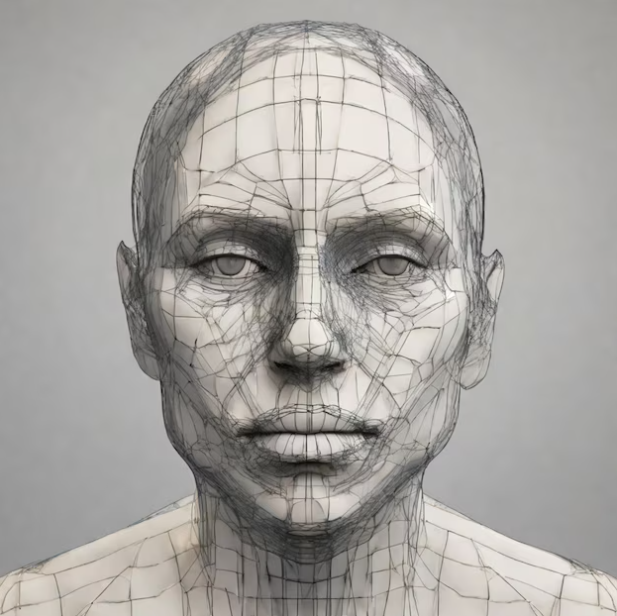
#> input picture assets/rosto3d.png, 617 x 616 px
$ python face_mask_detector.py --mask ../assets/rosto3d.png --image ../assets/eyes.png
#> lines starting #> are read from the running program, lines starting #| are printed output that depends on the picture; after the words box and inside, x2 and y2 are one past the last pixel; in counts of white or black regions, pixels touching at a corner belong together
from __future__ import print_function
import cv2 as cv
import numpy as np
import argparse
import os

class InteractiveFaceMask:
    def __init__(self, mask_image_path='rosto3dmask.jpg'):
        # Carregar cascatas do OpenCV
#> called with mask_image_path = '../assets/rosto3d.png'
        self.face_cascade = cv.CascadeClassifier()
        self.eyes_cascade = cv.CascadeClassifier()
        self.smile_cascade = cv.CascadeClassifier()

        # Tentar carregar cascatas do OpenCV
        face_cascade_path = cv.data.haarcascades + 'haarcascade_frontalface_alt.xml'
        eyes_cascade_path = cv.data.haarcascades + 'haarcascade_eye_tree_eyeglasses.xml'
        smile_cascade_path = cv.data.haarcascades + 'haarcascade_smile.xml'

        if not self.face_cascade.load(face_cascade_path):
            print('--(!)Erro ao carregar cascade de face')
            exit(0)
        if not self.eyes_cascade.load(eyes_cascade_path):
            print('--(!)Erro ao carregar cascade de olhos')
            exit(0)
        if not self.smile_cascade.load(smile_cascade_path):
            print('--(!)Erro ao carregar cascade de sorriso')
            exit(0)

        # Carregar imagem da máscara
        self.mask_image = None
        if os.path.exists(mask_image_path):
            self.mask_image = cv.imread(mask_image_path, cv.IMREAD_UNCHANGED)
#> self.mask_image is the input picture: shape (616, 617, 4); mean B, G, R, A 160.9, 164.5, 167.2, 255
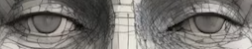
#> input picture assets/eyes.png, 252 x 49 px
#> in process_static_image, frame is the input picture: shape (49, 252, 3); mean B, G, R 112.5, 116, 119
            print(f"Máscara carregada: {mask_image_path}")
        else:
            print(f"Aviso: Imagem da máscara não encontrada: {mask_image_path}")

        # Configurações
        self.show_detection_info = True
        self.apply_mask = True
        self.mask_opacity = 0.7

    # [38 lines left out: functions resize_mask_to_face, apply_mask_to_face, not called in this run]

    def detect_and_display(self, frame):
        """Detecta faces, olhos e sorrisos no frame"""
        frame_gray = cv.cvtColor(frame, cv.COLOR_BGR2GRAY)
        frame_gray = cv.equalizeHist(frame_gray)
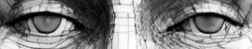
#> frame_gray: shape (49, 252); min 0, max 255, mean 128.3

        # Criar cópia do frame original para mostrar lado a lado
        original_frame = frame.copy()
        masked_frame = frame.copy()

        # Detectar faces
        faces = self.face_cascade.detectMultiScale(frame_gray, 1.1, 3, 0, (30, 30))
#> faces = ()

        for (x, y, w, h) in faces:
            # Centro do rosto
            center = (x + w//2, y + h//2)

            # Aplicar máscara no frame da direita
            if self.apply_mask and self.mask_image is not None:
                masked_frame = self.apply_mask_to_face(masked_frame, self.mask_image, x, y, w, h)

            # Desenhar detecções no frame original (esquerda)
            if self.show_detection_info:
                original_frame = cv.ellipse(original_frame, center, (w//2, h//2), 0, 0, 360, (255, 0, 255), 2)

                # Adicionar texto com info do rosto
                cv.putText(original_frame, f'Face {w}x{h}', (x, y-10),
                          cv.FONT_HERSHEY_SIMPLEX, 0.6, (255, 0, 255), 2)

            # ROI para detectar características faciais
            faceROI = frame_gray[y:y+h, x:x+w]
            roi_color_original = original_frame[y:y+h, x:x+w]

            # Detectar sorrisos
            smiles = self.smile_cascade.detectMultiScale(faceROI, 1.8, 20)
            for (sx, sy, sw, sh) in smiles:
                if self.show_detection_info:
                    cv.rectangle(roi_color_original, (sx, sy), (sx + sw, sy + sh), (0, 255, 0), 2)
                    cv.putText(original_frame, 'SORRINDO', (x + sx, y + sy - 10),
                              cv.FONT_HERSHEY_SIMPLEX, 0.5, (0, 255, 0), 2)

            # Detectar olhos
            eyes = self.eyes_cascade.detectMultiScale(faceROI)
            for (x2, y2, w2, h2) in eyes:
                eye_center = (x + x2 + w2//2, y + y2 + h2//2)
                radius = int(round((w2 + h2) * 0.25))

                if self.show_detection_info:
                    original_frame = cv.circle(original_frame, eye_center, radius, (255, 255, 0), 2)
#> this loop made 0 passes

        # Criar visualização lado a lado
        combined_frame = self.create_side_by_side_view(original_frame, masked_frame, len(faces))

        return combined_frame

    def draw_info_panel(self, frame, num_faces):
        """Desenha painel de informações na tela"""
        h, w = frame.shape[:2]

        # Fundo do painel
        cv.rectangle(frame, (10, 10), (300, 120), (0, 0, 0), -1)
        cv.rectangle(frame, (10, 10), (300, 120), (255, 255, 255), 2)

        # Informações
        info_text = [
            f"Faces detectadas: {num_faces}",
            f"Mascara: {'ON' if self.apply_mask else 'OFF'} (M)",
            f"Info: {'ON' if self.show_detection_info else 'OFF'} (I)",
            f"Opacidade: {int(self.mask_opacity * 100)}% (+/-)"
        ]

        for i, text in enumerate(info_text):
            cv.putText(frame, text, (20, 35 + i * 20),
                      cv.FONT_HERSHEY_SIMPLEX, 0.5, (255, 255, 255), 1)

    def create_side_by_side_view(self, original_frame, masked_frame, num_faces):
        """Cria uma visualização lado a lado dos frames original e mascarado"""
#> called with num_faces = 0
        h, w = original_frame.shape[:2]
#> h = 49; w = 252
        combined_frame = np.zeros((h, w * 2, 3), dtype=np.uint8)

        # Colocar frames lado a lado
        combined_frame[:, :w] = original_frame
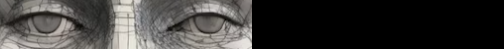
#> combined_frame: shape (49, 504, 3); mean B, G, R 56.2, 58, 59.5
        combined_frame[:, w:] = masked_frame
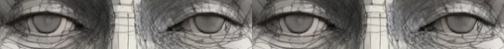
#> combined_frame: shape (49, 504, 3); mean B, G, R 112.5, 116, 119

        # Adicionar labels para cada lado
        cv.putText(combined_frame, 'ORIGINAL - DETECÇÃO', (10, h - 30),
                  cv.FONT_HERSHEY_SIMPLEX, 0.7, (0, 255, 255), 2)
        cv.putText(combined_frame, 'MÁSCARA APLICADA', (w + 10, h - 30),
                  cv.FONT_HERSHEY_SIMPLEX, 0.7, (255, 0, 255), 2)

        # Desenhar linha divisória
        cv.line(combined_frame, (w, 0), (w, h), (255, 255, 255), 2)
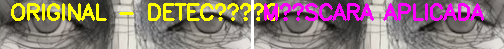
#> combined_frame: shape (49, 504, 3); mean B, G, R 117.8, 121.7, 142.2

        # Desenhar informações
        self.draw_info_panel(combined_frame, num_faces)
#> in draw_info_panel, `cv.rectangle(frame, (10, 10), (300, 120), (255, 255, 255), 2)`:
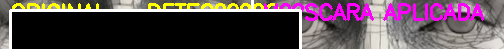
#> frame: shape (49, 504, 3); mean B, G, R 77.5, 70.2, 87.2
#> after the loop in draw_info_panel, `for i, text in enumerate(info_text):`:
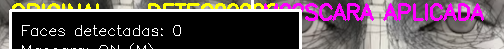
#> frame: shape (49, 504, 3); 1.74% of pixels changed, all inside (x1, y1, x2, y2) = (22, 25, 181, 49)

        return combined_frame
    # [56 lines left out: function run_camera, not called in this run]

    def process_static_image(self, image_path):
        """Processa uma imagem estática"""
        if not os.path.exists(image_path):
            print(f"Imagem não encontrada: {image_path}")
            return

        frame = cv.imread(image_path)
        if frame is None:
            print(f"Erro ao carregar imagem: {image_path}")
            return

        # Processar imagem
        result = self.detect_and_display(frame)

        # Mostrar resultado
        cv.imshow('Detecção em Imagem Estática', result)

        print("Pressione qualquer tecla para fechar...")
        cv.waitKey(0)
        cv.destroyAllWindows()

        # Salvar resultado
        output_path = f"face_detected_{os.path.basename(image_path)}"
        cv.imwrite(output_path, result)
        print(f"Resultado salvo: {output_path}")

def main():
    parser = argparse.ArgumentParser(description='Detector de Máscara Facial Interativa')
    parser.add_argument('--mask', help='Caminho para imagem da máscara', default='rosto3dmask.jpg')
    parser.add_argument('--camera', help='Número da câmera', type=int, default=0)
    parser.add_argument('--image', help='Processar imagem estática em vez da câmera')

    args = parser.parse_args()

    # Criar detector
    detector = InteractiveFaceMask(args.mask)

    if args.image:
        # Processar imagem estática
        detector.process_static_image(args.image)
    else:
        # Executar com câmera
        detector.run_camera(args.camera)

if __name__ == '__main__':
    main()
